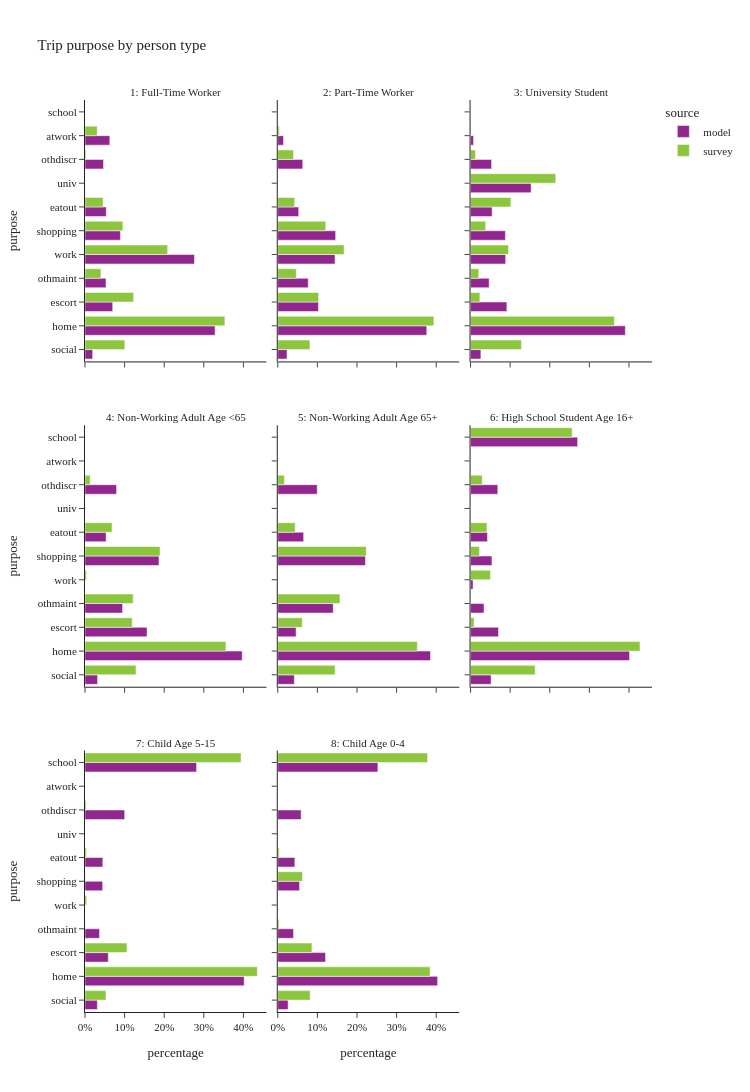

The code cell stored with this chart in its notebook:
### Code cell
util.plot_share_facetbar(trip_data, 'trip_weight', share_col="purpose", title="Trip purpose by person type", 

                         facet_col="ptype_label", facet_col_wrap=3, height=1200)

### Figure 1 — Plotly figure (JSON) as saved in the notebook; plotly's stock layout.template omitted (floating-point values rounded to 4 significant figures)
{"data": [{"alignmentgroup": "True", "customdata": [[119363], [2025440], [431304], [326995], [1704497], [551545], [331334], [1683], [288080], [386006]], "hovertemplate": "source=model<br>ptype_label=1: Full-Time Worker<br>percentage=%{x}<br>purpose=%{y}<br>sample_size=%{customdata[0]}<extra></extra>", "legendgroup": "model", "marker": {"color": "#91268F", "pattern": {"shape": ""}}, "name": "model", "offsetgroup": "model", "orientation": "h", "showlegend": true, "textposition": "auto", "type": "bar", "x": [0.01936, 0.3285, 0.06995, 0.05303, 0.2764, 0.08945, 0.05373, 0.0002729, 0.04672, 0.0626], "xaxis": "x7", "y": ["social", "home", "escort", "othmaint", "work", "shopping", "eatout", "univ", "othdiscr", "atwork"], "yaxis": "y7"}, {"alignmentgroup": "True", "customdata": [[30472], [490760], [134048], [100335], [188458], [190533], [68896], [82259], [18759]], "hovertemplate": "source=model<br>ptype_label=2: Part-Time Worker<br>percentage=%{x}<br>purpose=%{y}<br>sample_size=%{customdata[0]}<extra></extra>", "legendgroup": "model", "marker": {"color": "#91268F", "pattern": {"shape": ""}}, "name": "model", "offsetgroup": "model", "orientation": "h", "showlegend": false, "textposition": "auto", "type": "bar", "x": [0.02336, 0.3762, 0.1028, 0.07691, 0.1445, 0.1461, 0.05281, 0.06306, 0.01438], "xaxis": "x8", "y": ["social", "home", "escort", "othmaint", "work", "shopping", "eatout", "othdiscr", "atwork"], "yaxis": "y8"}, {"alignmentgroup": "True", "customdata": [[14102], [211007], [49487], [25313], [47851], [47535], [29424], [82535], [28668], [4069]], "hovertemplate": "source=model<br>ptype_label=3: University Student<br>percentage=%{x}<br>purpose=%{y}<br>sample_size=%{customdata[0]}<extra></extra>", "legendgroup": "model", "marker": {"color": "#91268F", "pattern": {"shape": ""}}, "name": "model", "offsetgroup": "model", "orientation": "h", "showlegend": false, "textposition": "auto", "type": "bar", "x": [0.02612, 0.3908, 0.09164, 0.04688, 0.08861, 0.08803, 0.05449, 0.1528, 0.05309, 0.007535], "xaxis": "x9", "y": ["social", "home", "escort", "othmaint", "work", "shopping", "eatout", "univ", "othdiscr", "atwork"], "yaxis": "y9"}, {"alignmentgroup": "True", "customdata": [[59350], [740832], [292173], [177201], [348558], [99464], [148698]], "hovertemplate": "source=model<br>ptype_label=4: Non-Working Adult Age <65<br>percentage=%{x}<br>purpose=%{y}<br>sample_size=%{customdata[0]}<extra></extra>", "legendgroup": "model", "marker": {"color": "#91268F", "pattern": {"shape": ""}}, "name": "model", "offsetgroup": "model", "orientation": "h", "showlegend": false, "textposition": "auto", "type": "bar", "x": [0.0318, 0.397, 0.1566, 0.09495, 0.1868, 0.0533, 0.07968], "xaxis": "x4", "y": ["social", "home", "escort", "othmaint", "shopping", "eatout", "othdiscr"], "yaxis": "y4"}, {"alignmentgroup": "True", "customdata": [[62705], [578219], [69500], [209962], [331984], [97863], [149420]], "hovertemplate": "source=model<br>ptype_label=5: Non-Working Adult Age 65+<br>percentage=%{x}<br>purpose=%{y}<br>sample_size=%{customdata[0]}<extra></extra>", "legendgroup": "model", "marker": {"color": "#91268F", "pattern": {"shape": ""}}, "name": "model", "offsetgroup": "model", "orientation": "h", "showlegend": false, "textposition": "auto", "type": "bar", "x": [0.04181, 0.3856, 0.04634, 0.14, 0.2214, 0.06526, 0.09964], "xaxis": "x5", "y": ["social", "home", "escort", "othmaint", "shopping", "eatout", "othdiscr"], "yaxis": "y5"}, {"alignmentgroup": "True", "customdata": [[19520], [151128], [26538], [101740], [12768], [2408], [20336], [16067], [25868], [88]], "hovertemplate": "source=model<br>ptype_label=6: High School Student Age 16+<br>percentage=%{x}<br>purpose=%{y}<br>sample_size=%{customdata[0]}<extra></extra>", "legendgroup": "model", "marker": {"color": "#91268F", "pattern": {"shape": ""}}, "name": "model", "offsetgroup": "model", "orientation": "h", "showlegend": false, "textposition": "auto", "type": "bar", "x": [0.05185, 0.4014, 0.07049, 0.2703, 0.03392, 0.006396, 0.05402, 0.04268, 0.06871, 0.0002338], "xaxis": "x6", "y": ["social", "home", "escort", "school", "othmaint", "work", "shopping", "eatout", "othdiscr", "atwork"], "yaxis": "y6"}, {"alignmentgroup": "True", "customdata": [[48614], [626367], [91722], [439096], [57154], [69435], [69991], [156126]], "hovertemplate": "source=model<br>ptype_label=7: Child Age 5-15<br>percentage=%{x}<br>purpose=%{y}<br>sample_size=%{customdata[0]}<extra></extra>", "legendgroup": "model", "marker": {"color": "#91268F", "pattern": {"shape": ""}}, "name": "model", "offsetgroup": "model", "orientation": "h", "showlegend": false, "textposition": "auto", "type": "bar", "x": [0.03119, 0.4019, 0.05885, 0.2817, 0.03667, 0.04455, 0.04491, 0.1002], "xaxis": "x", "y": ["social", "home", "escort", "school", "othmaint", "shopping", "eatout", "othdiscr"], "yaxis": "y"}, {"alignmentgroup": "True", "customdata": [[15273], [236116], [70555], [147868], [23245], [32193], [25220], [34506]], "hovertemplate": "source=model<br>ptype_label=8: Child Age 0-4<br>percentage=%{x}<br>purpose=%{y}<br>sample_size=%{customdata[0]}<extra></extra>", "legendgroup": "model", "marker": {"color": "#91268F", "pattern": {"shape": ""}}, "name": "model", "offsetgroup": "model", "orientation": "h", "showlegend": false, "textposition": "auto", "type": "bar", "x": [0.02611, 0.4036, 0.1206, 0.2528, 0.03974, 0.05503, 0.04311, 0.05899], "xaxis": "x2", "y": ["social", "home", "escort", "school", "othmaint", "shopping", "eatout", "othdiscr"], "yaxis": "y2"}, {"alignmentgroup": "True", "customdata": [[605], [1950], [347], [175], [1041], [438], [284], [26], [135]], "hovertemplate": "source=survey<br>ptype_label=1: Full-Time Worker<br>percentage=%{x}<br>purpose=%{y}<br>sample_size=%{customdata[0]}<extra></extra>", "legendgroup": "survey", "marker": {"color": "#8CC63E", "pattern": {"shape": ""}}, "name": "survey", "offsetgroup": "survey", "orientation": "h", "showlegend": true, "textposition": "auto", "type": "bar", "x": [0.1006, 0.3532, 0.1228, 0.04017, 0.2087, 0.09559, 0.04581, 0.00235, 0.03086], "xaxis": "x7", "y": ["social", "home", "escort", "othmaint", "work", "shopping", "eatout", "othdiscr", "atwork"], "yaxis": "y7"}, {"alignmentgroup": "True", "customdata": [[196], [537], [122], [91], [211], [168], [61], [18], [14]], "hovertemplate": "source=survey<br>ptype_label=2: Part-Time Worker<br>percentage=%{x}<br>purpose=%{y}<br>sample_size=%{customdata[0]}<extra></extra>", "legendgroup": "survey", "marker": {"color": "#8CC63E", "pattern": {"shape": ""}}, "name": "survey", "offsetgroup": "survey", "orientation": "h", "showlegend": false, "textposition": "auto", "type": "bar", "x": [0.0813, 0.3942, 0.103, 0.04672, 0.1674, 0.1212, 0.04267, 0.03968, 0.003816], "xaxis": "x8", "y": ["social", "home", "escort", "othmaint", "work", "shopping", "eatout", "othdiscr", "atwork"], "yaxis": "y8"}, {"alignmentgroup": "True", "customdata": [[48], [166], [18], [9], [36], [32], [21], [66], [13], [8]], "hovertemplate": "source=survey<br>ptype_label=3: University Student<br>percentage=%{x}<br>purpose=%{y}<br>sample_size=%{customdata[0]}<extra></extra>", "legendgroup": "survey", "marker": {"color": "#8CC63E", "pattern": {"shape": ""}}, "name": "survey", "offsetgroup": "survey", "orientation": "h", "showlegend": false, "textposition": "auto", "type": "bar", "x": [0.1284, 0.3633, 0.02346, 0.02068, 0.09585, 0.03811, 0.1018, 0.2151, 0.01229, 0.001083], "xaxis": "x9", "y": ["social", "home", "escort", "othmaint", "work", "shopping", "eatout", "univ", "othdiscr", "atwork"], "yaxis": "y9"}, {"alignmentgroup": "True", "customdata": [[268], [571], [128], [154], [4], [293], [91], [19]], "hovertemplate": "source=survey<br>ptype_label=4: Non-Working Adult Age <65<br>percentage=%{x}<br>purpose=%{y}<br>sample_size=%{customdata[0]}<extra></extra>", "legendgroup": "survey", "marker": {"color": "#8CC63E", "pattern": {"shape": ""}}, "name": "survey", "offsetgroup": "survey", "orientation": "h", "showlegend": false, "textposition": "auto", "type": "bar", "x": [0.1288, 0.3558, 0.1192, 0.1216, 0.00393, 0.1896, 0.06822, 0.01295], "xaxis": "x4", "y": ["social", "home", "escort", "othmaint", "work", "shopping", "eatout", "othdiscr"], "yaxis": "y4"}, {"alignmentgroup": "True", "customdata": [[299], [655], [95], [220], [368], [104], [38]], "hovertemplate": "source=survey<br>ptype_label=5: Non-Working Adult Age 65+<br>percentage=%{x}<br>purpose=%{y}<br>sample_size=%{customdata[0]}<extra></extra>", "legendgroup": "survey", "marker": {"color": "#8CC63E", "pattern": {"shape": ""}}, "name": "survey", "offsetgroup": "survey", "orientation": "h", "showlegend": false, "textposition": "auto", "type": "bar", "x": [0.1447, 0.3524, 0.06187, 0.1569, 0.2233, 0.04398, 0.0168], "xaxis": "x5", "y": ["social", "home", "escort", "othmaint", "shopping", "eatout", "othdiscr"], "yaxis": "y5"}, {"alignmentgroup": "True", "customdata": [[16], [51], [6], [34], [4], [2], [7], [2]], "hovertemplate": "source=survey<br>ptype_label=6: High School Student Age 16+<br>percentage=%{x}<br>purpose=%{y}<br>sample_size=%{customdata[0]}<extra></extra>", "legendgroup": "survey", "marker": {"color": "#8CC63E", "pattern": {"shape": ""}}, "name": "survey", "offsetgroup": "survey", "orientation": "h", "showlegend": false, "textposition": "auto", "type": "bar", "x": [0.1631, 0.4278, 0.008942, 0.2565, 0.05018, 0.02265, 0.04138, 0.0294], "xaxis": "x6", "y": ["social", "home", "escort", "school", "work", "shopping", "eatout", "othdiscr"], "yaxis": "y6"}, {"alignmentgroup": "True", "customdata": [[41], [239], [41], [218], [3], [3], [3], [6], [9]], "hovertemplate": "source=survey<br>ptype_label=7: Child Age 5-15<br>percentage=%{x}<br>purpose=%{y}<br>sample_size=%{customdata[0]}<extra></extra>", "legendgroup": "survey", "marker": {"color": "#8CC63E", "pattern": {"shape": ""}}, "name": "survey", "offsetgroup": "survey", "orientation": "h", "showlegend": false, "textposition": "auto", "type": "bar", "x": [0.05289, 0.4352, 0.106, 0.3941, 0.0004642, 0.004401, 0.0007548, 0.003431, 0.002713], "xaxis": "x", "y": ["social", "home", "escort", "school", "othmaint", "work", "shopping", "eatout", "othdiscr"], "yaxis": "y"}, {"alignmentgroup": "True", "customdata": [[12], [59], [19], [54], [2], [2], [3]], "hovertemplate": "source=survey<br>ptype_label=8: Child Age 0-4<br>percentage=%{x}<br>purpose=%{y}<br>sample_size=%{customdata[0]}<extra></extra>", "legendgroup": "survey", "marker": {"color": "#8CC63E", "pattern": {"shape": ""}}, "name": "survey", "offsetgroup": "survey", "orientation": "h", "showlegend": false, "textposition": "auto", "type": "bar", "x": [0.08181, 0.3847, 0.08625, 0.3782, 0.003139, 0.06242, 0.003491], "xaxis": "x2", "y": ["social", "home", "escort", "school", "othmaint", "shopping", "eatout"], "yaxis": "y2"}], "layout": {"annotations": [{"font": {}, "showarrow": false, "text": "7: Child Age 5-15", "x": 0.16, "xanchor": "center", "xref": "paper", "y": 0.2867, "yanchor": "bottom", "yref": "paper"}, {"font": {}, "showarrow": false, "text": "8: Child Age 0-4", "x": 0.5, "xanchor": "center", "xref": "paper", "y": 0.2867, "yanchor": "bottom", "yref": "paper"}, {"font": {}, "showarrow": false, "text": "4: Non-Working Adult Age <65", "x": 0.16, "xanchor": "center", "xref": "paper", "y": 0.6433, "yanchor": "bottom", "yref": "paper"}, {"font": {}, "showarrow": false, "text": "5: Non-Working Adult Age 65+", "x": 0.5, "xanchor": "center", "xref": "paper", "y": 0.6433, "yanchor": "bottom", "yref": "paper"}, {"font": {}, "showarrow": false, "text": "6: High School Student Age 16+", "x": 0.84, "xanchor": "center", "xref": "paper", "y": 0.6433, "yanchor": "bottom", "yref": "paper"}, {"font": {}, "showarrow": false, "text": "1: Full-Time Worker", "x": 0.16, "xanchor": "center", "xref": "paper", "y": 1.0, "yanchor": "bottom", "yref": "paper"}, {"font": {}, "showarrow": false, "text": "2: Part-Time Worker", "x": 0.5, "xanchor": "center", "xref": "paper", "y": 1.0, "yanchor": "bottom", "yref": "paper"}, {"font": {}, "showarrow": false, "text": "3: University Student", "x": 0.84, "xanchor": "center", "xref": "paper", "y": 1.0, "yanchor": "bottom", "yref": "paper"}], "barmode": "group", "height": 1200, "legend": {"title": {"text": "source"}, "tracegroupgap": 0}, "title": {"text": "Trip purpose by person type"}, "width": 750, "xaxis": {"anchor": "y", "domain": [0.0, 0.32], "tickformat": ".0%", "title": {"text": "percentage"}}, "xaxis2": {"anchor": "y2", "domain": [0.34, 0.66], "matches": "x", "tickformat": ".0%", "title": {"text": "percentage"}}, "xaxis3": {"anchor": "y3", "domain": [0.68, 1.0], "matches": "x", "title": {"text": "percentage"}}, "xaxis4": {"anchor": "y4", "domain": [0.0, 0.32], "matches": "x", "showticklabels": false}, "xaxis5": {"anchor": "y5", "domain": [0.34, 0.66], "matches": "x", "showticklabels": false}, "xaxis6": {"anchor": "y6", "domain": [0.68, 1.0], "matches": "x", "showticklabels": false}, "xaxis7": {"anchor": "y7", "domain": [0.0, 0.32], "matches": "x", "showticklabels": false}, "xaxis8": {"anchor": "y8", "domain": [0.34, 0.66], "matches": "x", "showticklabels": false}, "xaxis9": {"anchor": "y9", "domain": [0.68, 1.0], "matches": "x", "showticklabels": false}, "yaxis": {"anchor": "x", "domain": [0.0, 0.2867], "title": {"text": "purpose"}}, "yaxis2": {"anchor": "x2", "domain": [0.0, 0.2867], "matches": "y", "showticklabels": false}, "yaxis3": {"anchor": "x3", "domain": [0.0, 0.2867], "matches": "y", "showticklabels": false}, "yaxis4": {"anchor": "x4", "domain": [0.3567, 0.6433], "matches": "y", "title": {"text": "purpose"}}, "yaxis5": {"anchor": "x5", "domain": [0.3567, 0.6433], "matches": "y", "showticklabels": false}, "yaxis6": {"anchor": "x6", "domain": [0.3567, 0.6433], "matches": "y", "showticklabels": false}, "yaxis7": {"anchor": "x7", "domain": [0.7133, 1.0], "matches": "y", "title": {"text": "purpose"}}, "yaxis8": {"anchor": "x8", "domain": [0.7133, 1.0], "matches": "y", "showticklabels": false}, "yaxis9": {"anchor": "x9", "domain": [0.7133, 1.0], "matches": "y", "showticklabels": false}}}
